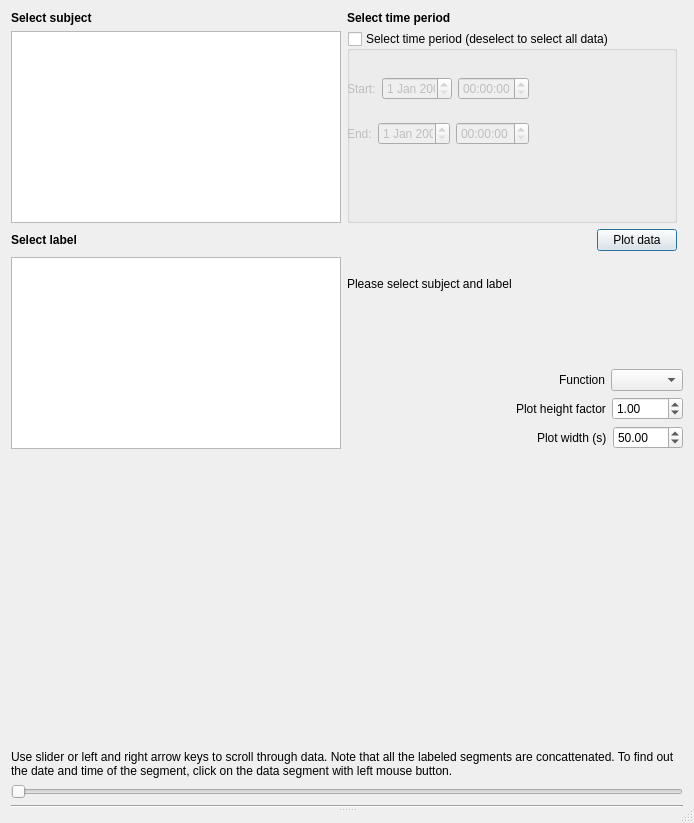
<?xml version="1.0" encoding="UTF-8"?>
<ui version="4.0">
 <class>Dialog</class>
 <widget class="QDialog" name="Dialog">
  <property name="geometry">
   <rect>
    <x>0</x>
    <y>0</y>
    <width>694</width>
    <height>823</height>
   </rect>
  </property>
  <property name="sizePolicy">
   <sizepolicy hsizetype="MinimumExpanding" vsizetype="MinimumExpanding">
    <horstretch>0</horstretch>
    <verstretch>0</verstretch>
   </sizepolicy>
  </property>
  <property name="minimumSize">
   <size>
    <width>694</width>
    <height>823</height>
   </size>
  </property>
  <property name="windowTitle">
   <string>Dialog</string>
  </property>
  <property name="sizeGripEnabled">
   <bool>true</bool>
  </property>
  <property name="modal">
   <bool>true</bool>
  </property>
  <layout class="QGridLayout" name="gridLayout_2">
   <item row="0" column="0">
    <widget class="QSplitter" name="splitter">
     <property name="sizePolicy">
      <sizepolicy hsizetype="MinimumExpanding" vsizetype="MinimumExpanding">
       <horstretch>0</horstretch>
       <verstretch>0</verstretch>
      </sizepolicy>
     </property>
     <property name="minimumSize">
      <size>
       <width>500</width>
       <height>800</height>
      </size>
     </property>
     <property name="orientation">
      <enum>Qt::Vertical</enum>
     </property>
     <property name="childrenCollapsible">
      <bool>false</bool>
     </property>
     <widget class="QWidget" name="verticalLayoutWidget_3">
      <layout class="QVBoxLayout" name="verticalLayout_2">
       <property name="sizeConstraint">
        <enum>QLayout::SetDefaultConstraint</enum>
       </property>
       <item>
        <layout class="QGridLayout" name="gridLayout">
         <item row="3" column="0">
          <widget class="QLabel" name="label_select_subjects_2">
           <property name="font">
            <font>
             <weight>75</weight>
             <bold>true</bold>
            </font>
           </property>
           <property name="text">
            <string>Select label</string>
           </property>
          </widget>
         </item>
         <item row="1" column="0">
          <widget class="QListWidget" name="listWidget_subjects">
           <property name="sizePolicy">
            <sizepolicy hsizetype="MinimumExpanding" vsizetype="MinimumExpanding">
             <horstretch>0</horstretch>
             <verstretch>0</verstretch>
            </sizepolicy>
           </property>
           <property name="minimumSize">
            <size>
             <width>0</width>
             <height>50</height>
            </size>
           </property>
           <property name="selectionMode">
            <enum>QAbstractItemView::SingleSelection</enum>
           </property>
           <property name="resizeMode">
            <enum>QListView::Adjust</enum>
           </property>
          </widget>
         </item>
         <item row="3" column="1" alignment="Qt::AlignRight">
          <widget class="QPushButton" name="pushButton_plot_data">
           <property name="sizePolicy">
            <sizepolicy hsizetype="Maximum" vsizetype="Fixed">
             <horstretch>0</horstretch>
             <verstretch>0</verstretch>
            </sizepolicy>
           </property>
           <property name="text">
            <string>Plot data</string>
           </property>
          </widget>
         </item>
         <item row="4" column="0">
          <widget class="QListWidget" name="listWidget_activities">
           <property name="sizePolicy">
            <sizepolicy hsizetype="MinimumExpanding" vsizetype="MinimumExpanding">
             <horstretch>0</horstretch>
             <verstretch>0</verstretch>
            </sizepolicy>
           </property>
           <property name="minimumSize">
            <size>
             <width>0</width>
             <height>10</height>
            </size>
           </property>
           <property name="selectionMode">
            <enum>QAbstractItemView::SingleSelection</enum>
           </property>
           <property name="resizeMode">
            <enum>QListView::Adjust</enum>
           </property>
          </widget>
         </item>
         <item row="1" column="1">
          <widget class="QGroupBox" name="groupBox_select_timeperiod">
           <property name="sizePolicy">
            <sizepolicy hsizetype="MinimumExpanding" vsizetype="MinimumExpanding">
             <horstretch>0</horstretch>
             <verstretch>0</verstretch>
            </sizepolicy>
           </property>
           <property name="minimumSize">
            <size>
             <width>50</width>
             <height>50</height>
            </size>
           </property>
           <property name="title">
            <string>Select time period (deselect to select all data)</string>
           </property>
           <property name="checkable">
            <bool>true</bool>
           </property>
           <property name="checked">
            <bool>false</bool>
           </property>
           <widget class="QWidget" name="verticalLayoutWidget">
            <property name="geometry">
             <rect>
              <x>0</x>
              <y>30</y>
              <width>182</width>
              <height>101</height>
             </rect>
            </property>
            <layout class="QVBoxLayout" name="verticalLayout_3">
             <item>
              <layout class="QHBoxLayout" name="horizontalLayout_2">
               <item>
                <widget class="QLabel" name="label_start">
                 <property name="text">
                  <string>Start:</string>
                 </property>
                </widget>
               </item>
               <item>
                <widget class="QDateEdit" name="dateEdit_start"/>
               </item>
               <item>
                <widget class="QTimeEdit" name="timeEdit_start"/>
               </item>
              </layout>
             </item>
             <item>
              <layout class="QHBoxLayout" name="horizontalLayout_3">
               <item>
                <widget class="QLabel" name="label_end">
                 <property name="text">
                  <string>End:</string>
                 </property>
                </widget>
               </item>
               <item>
                <widget class="QDateEdit" name="dateEdit_end"/>
               </item>
               <item>
                <widget class="QTimeEdit" name="timeEdit_end"/>
               </item>
              </layout>
             </item>
            </layout>
           </widget>
          </widget>
         </item>
         <item row="0" column="1" colspan="2">
          <widget class="QLabel" name="label_select_subjects_3">
           <property name="font">
            <font>
             <weight>75</weight>
             <bold>true</bold>
            </font>
           </property>
           <property name="text">
            <string>Select time period</string>
           </property>
          </widget>
         </item>
         <item row="4" column="1" colspan="2">
          <layout class="QVBoxLayout" name="verticalLayout">
           <item>
            <widget class="QLabel" name="label_info_text">
             <property name="sizePolicy">
              <sizepolicy hsizetype="Maximum" vsizetype="MinimumExpanding">
               <horstretch>0</horstretch>
               <verstretch>0</verstretch>
              </sizepolicy>
             </property>
             <property name="minimumSize">
              <size>
               <width>200</width>
               <height>0</height>
              </size>
             </property>
             <property name="text">
              <string>Please select subject and label</string>
             </property>
             <property name="wordWrap">
              <bool>true</bool>
             </property>
            </widget>
           </item>
           <item>
            <spacer name="verticalSpacer">
             <property name="orientation">
              <enum>Qt::Vertical</enum>
             </property>
             <property name="sizeType">
              <enum>QSizePolicy::Expanding</enum>
             </property>
             <property name="sizeHint" stdset="0">
              <size>
               <width>20</width>
               <height>40</height>
              </size>
             </property>
            </spacer>
           </item>
           <item>
            <layout class="QHBoxLayout" name="horizontalLayout_4">
             <item>
              <spacer name="horizontalSpacer">
               <property name="orientation">
                <enum>Qt::Horizontal</enum>
               </property>
               <property name="sizeHint" stdset="0">
                <size>
                 <width>40</width>
                 <height>20</height>
                </size>
               </property>
              </spacer>
             </item>
             <item>
              <widget class="QLabel" name="label_function">
               <property name="text">
                <string>Function</string>
               </property>
              </widget>
             </item>
             <item>
              <widget class="QComboBox" name="comboBox_functions"/>
             </item>
            </layout>
           </item>
           <item>
            <layout class="QHBoxLayout" name="horizontalLayout">
             <item>
              <spacer name="horizontalSpacer_2">
               <property name="orientation">
                <enum>Qt::Horizontal</enum>
               </property>
               <property name="sizeHint" stdset="0">
                <size>
                 <width>40</width>
                 <height>20</height>
                </size>
               </property>
              </spacer>
             </item>
             <item>
              <widget class="QLabel" name="label_y_plot_height">
               <property name="text">
                <string>Plot height factor</string>
               </property>
              </widget>
             </item>
             <item>
              <widget class="QDoubleSpinBox" name="doubleSpinBox_plot_height">
               <property name="suffix">
                <string/>
               </property>
               <property name="minimum">
                <double>0.010000000000000</double>
               </property>
               <property name="maximum">
                <double>1000.000000000000000</double>
               </property>
               <property name="singleStep">
                <double>0.100000000000000</double>
               </property>
               <property name="value">
                <double>1.000000000000000</double>
               </property>
              </widget>
             </item>
            </layout>
           </item>
           <item>
            <layout class="QHBoxLayout" name="horizontalLayout_plot_width_2">
             <item>
              <spacer name="horizontalSpacer_3">
               <property name="orientation">
                <enum>Qt::Horizontal</enum>
               </property>
               <property name="sizeHint" stdset="0">
                <size>
                 <width>40</width>
                 <height>20</height>
                </size>
               </property>
              </spacer>
             </item>
             <item>
              <widget class="QLabel" name="label_plot_width">
               <property name="text">
                <string>Plot width (s)</string>
               </property>
              </widget>
             </item>
             <item>
              <widget class="QDoubleSpinBox" name="doubleSpinBox_plot_width">
               <property name="minimumSize">
                <size>
                 <width>70</width>
                 <height>0</height>
                </size>
               </property>
               <property name="value">
                <double>50.000000000000000</double>
               </property>
              </widget>
             </item>
            </layout>
           </item>
          </layout>
         </item>
         <item row="0" column="0">
          <widget class="QLabel" name="label_select_subjects">
           <property name="font">
            <font>
             <weight>75</weight>
             <bold>true</bold>
            </font>
           </property>
           <property name="text">
            <string>Select subject</string>
           </property>
          </widget>
         </item>
        </layout>
       </item>
       <item>
        <spacer name="verticalSpacer_2">
         <property name="orientation">
          <enum>Qt::Vertical</enum>
         </property>
         <property name="sizeHint" stdset="0">
          <size>
           <width>20</width>
           <height>40</height>
          </size>
         </property>
        </spacer>
       </item>
       <item>
        <widget class="QLabel" name="label">
         <property name="sizePolicy">
          <sizepolicy hsizetype="Minimum" vsizetype="Minimum">
           <horstretch>0</horstretch>
           <verstretch>0</verstretch>
          </sizepolicy>
         </property>
         <property name="minimumSize">
          <size>
           <width>100</width>
           <height>0</height>
          </size>
         </property>
         <property name="text">
          <string>Use slider or left and right arrow keys to scroll through data. Note that all the labeled segments are concattenated. To find out the date and time of the segment, click on the data segment with left mouse button.</string>
         </property>
         <property name="scaledContents">
          <bool>false</bool>
         </property>
         <property name="wordWrap">
          <bool>true</bool>
         </property>
        </widget>
       </item>
       <item>
        <widget class="QSlider" name="horizontalSlider_time">
         <property name="orientation">
          <enum>Qt::Horizontal</enum>
         </property>
        </widget>
       </item>
       <item>
        <widget class="Line" name="line">
         <property name="orientation">
          <enum>Qt::Horizontal</enum>
         </property>
        </widget>
       </item>
      </layout>
     </widget>
     <widget class="QWidget" name="layoutWidget">
      <layout class="QVBoxLayout" name="verticalLayout_plot">
       <property name="sizeConstraint">
        <enum>QLayout::SetMinimumSize</enum>
       </property>
      </layout>
     </widget>
    </widget>
   </item>
  </layout>
 </widget>
 <resources/>
 <connections/>
</ui>
